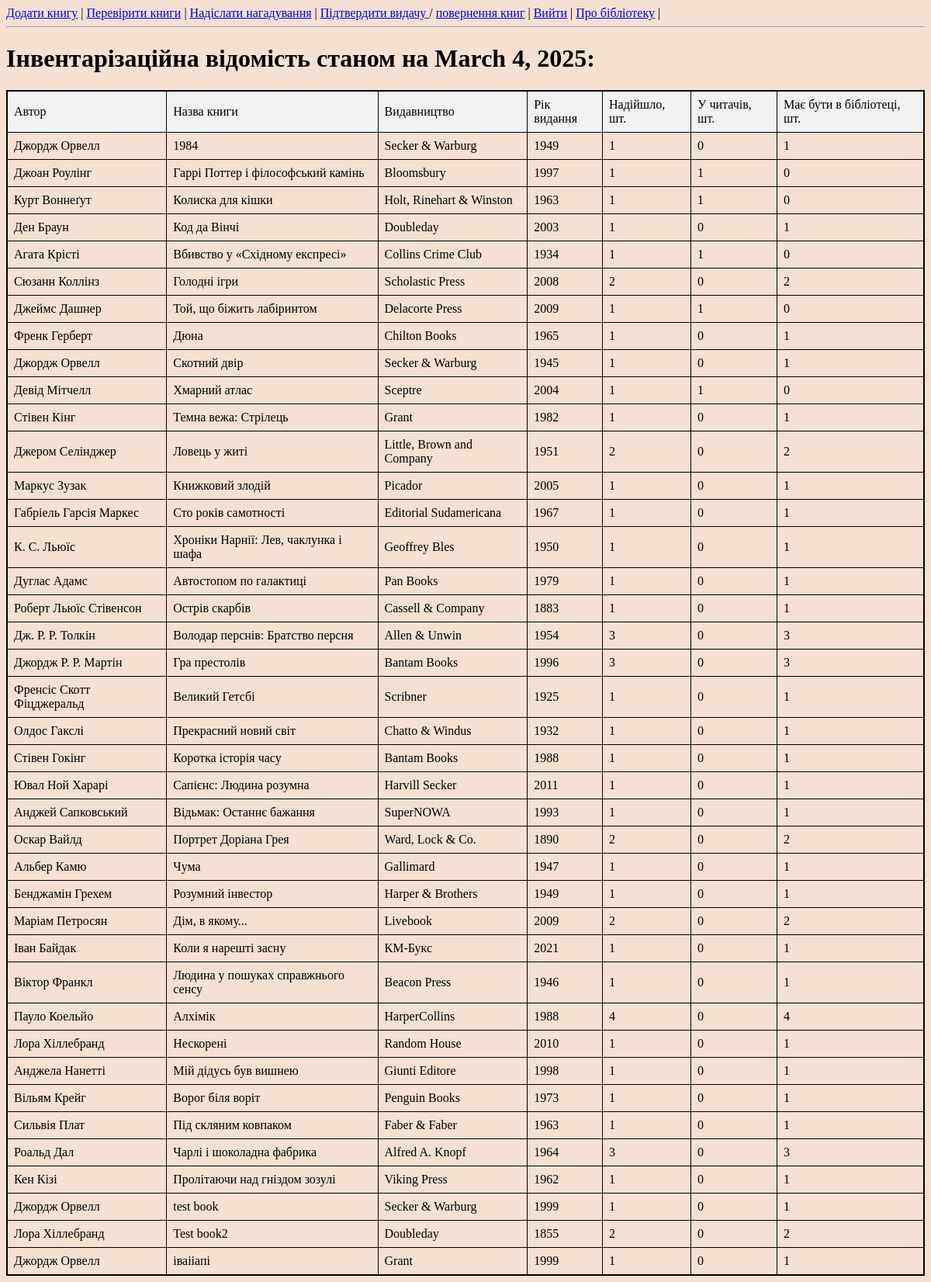
Page /librarian/inventory/ (signed in) on the committed database.
### book/models.py (models this page shows, shortened)
class Books(models.Model):
    title = models.CharField(max_length=250)
    author = models.ForeignKey(Authors, on_delete=models.CASCADE)
    genre = models.ForeignKey(Genres, on_delete=models.CASCADE)
    publisher = models.ForeignKey(Publishers, on_delete=models.CASCADE)
    publish_year = models.IntegerField()
    reception_date = models.DateField()
    cover = models.ImageField(upload_to='covers/')
    rating = models.FloatField(default=5)
    quantity = models.IntegerField(default=0)

class Authors(models.Model):
    name = models.CharField(max_length=100)
    bio = models.TextField()
    rating = models.FloatField(default=5)

class Publishers(models.Model):
    name = models.CharField(max_length=100)
    rating = models.FloatField(default=5)

### librarian/views.py (the view)
# urls.py: path('inventory/', views.inventory, name='inventory_page'),
@login_required(login_url="/")
def inventory(request): # перевірити залишки по книгах - які є в бібліотеці, які "на руках"
    if request.method == 'GET':
        inv_date = datetime.date.today()
        books = Books.objects.all()
        for book in books:
            borrowed_qty = Borrowed.objects.filter(book_id=book, status="reader").count()
            book.borrowed_qty = borrowed_qty
            book.available_qty = book.quantity - borrowed_qty
        return render(request, "inventory.html", {'books': books, 'inv_date': inv_date})
    else:
        pass

### templates/inventory.html (shortened to what this page needs)
<!DOCTYPE html>
<html lang="en">
<head>
    <link rel="stylesheet" type="text/css" href="/static/styles.css">
</head>
{% include 'menu_lib.html' %}
<body>
    <h1>Інвентарізаційна відомість станом на <b>{{ inv_date }}:</b></h1>
    <table>
    <thead>
        <tr>
        <td> Автор </td>
        <td> Назва книги </td>
        <td> Видавництво </td>
        <td> Рік видання </td>
        <td> Надійшло, шт. </td>
        <td> У читачів, шт. </td>
        <td> Має бути в бібліотеці, шт. </td>  </tr>
    </thead>
    {% for book in books %}
      <tr>
        <td> {{ book.author.name }} </td>
        <td> {{ book.title }} </td>
        <td> {{ book.publisher.name }} </td>
        <td> {{ book.publish_year }} </td>
        <td> {{ book.quantity }} </td>
        <td> {{ book.borrowed_qty }} </td>
        <td> {{ book.available_qty }} </td>
      </tr>
    {% endfor %}
    </table>
</body>
</html>

### static/styles.css (style rules this page uses)
table { width: 100%; border-collapse: collapse; border: 2px solid black; }
th, td { border: 1px solid black; padding: 8px; text-align: left; }
thead { background-color: #f2f2f2; }
body { background-color: #f4e1d2; }

### rows in the picture
Books: author.name "Джордж Орвелл", title "1984", publisher.name "Secker & Warburg", publish_year "1949", quantity "1", borrowed_qty "0", available_qty "1"
Books: author.name "Джоан Роулінг", title "Гаррі Поттер і філософський камінь", publisher.name "Bloomsbury", publish_year "1997", quantity "1", borrowed_qty "1", available_qty "0"
Books: author.name "Курт Воннеґут", title "Колиска для кішки", publisher.name "Holt, Rinehart & Winston", publish_year "1963", quantity "1", borrowed_qty "1", available_qty "0"
Books: author.name "Ден Браун", title "Код да Вінчі", publisher.name "Doubleday", publish_year "2003", quantity "1", borrowed_qty "0", available_qty "1"
Books: author.name "Агата Крісті", title "Вбивство у «Східному експресі»", publisher.name "Collins Crime Club", publish_year "1934", quantity "1", borrowed_qty "1", available_qty "0"
Books: author.name "Сюзанн Коллінз", title "Голодні ігри", publisher.name "Scholastic Press", publish_year "2008", quantity "2", borrowed_qty "0", available_qty "2"
Books: author.name "Джеймс Дашнер", title "Той, що біжить лабіринтом", publisher.name "Delacorte Press", publish_year "2009", quantity "1", borrowed_qty "1", available_qty "0"
Books: author.name "Френк Герберт", title "Дюна", publisher.name "Chilton Books", publish_year "1965", quantity "1", borrowed_qty "0", available_qty "1"
Books: author.name "Джордж Орвелл", title "Скотний двір", publisher.name "Secker & Warburg", publish_year "1945", quantity "1", borrowed_qty "0", available_qty "1"
Books: author.name "Девід Мітчелл", title "Хмарний атлас", publisher.name "Sceptre", publish_year "2004", quantity "1", borrowed_qty "1", available_qty "0"
Books: author.name "Стівен Кінг", title "Темна вежа: Стрілець", publisher.name "Grant", publish_year "1982", quantity "1", borrowed_qty "0", available_qty "1"
Books: author.name "Джером Селінджер", title "Ловець у житі", publisher.name "Little, Brown and Company", publish_year "1951", quantity "2", borrowed_qty "0", available_qty "2"
Books: author.name "Маркус Зузак", title "Книжковий злодій", publisher.name "Picador", publish_year "2005", quantity "1", borrowed_qty "0", available_qty "1"
Books: author.name "Габріель Гарсія Маркес", title "Сто років самотності", publisher.name "Editorial Sudamericana", publish_year "1967", quantity "1", borrowed_qty "0", available_qty "1"
Books: author.name "К. С. Льюїс", title "Хроніки Нарнії: Лев, чаклунка і шафа", publisher.name "Geoffrey Bles", publish_year "1950", quantity "1", borrowed_qty "0", available_qty "1"
Books: author.name "Дуглас Адамс", title "Автостопом по галактиці", publisher.name "Pan Books", publish_year "1979", quantity "1", borrowed_qty "0", available_qty "1"
Books: author.name "Роберт Льюїс Стівенсон", title "Острів скарбів", publisher.name "Cassell & Company", publish_year "1883", quantity "1", borrowed_qty "0", available_qty "1"
Books: author.name "Дж. Р. Р. Толкін", title "Володар перснів: Братство персня", publisher.name "Allen & Unwin", publish_year "1954", quantity "3", borrowed_qty "0", available_qty "3"
Books: author.name "Джордж Р. Р. Мартін", title "Гра престолів", publisher.name "Bantam Books", publish_year "1996", quantity "3", borrowed_qty "0", available_qty "3"
Books: author.name "Френсіс Скотт Фіцджеральд", title "Великий Гетсбі", publisher.name "Scribner", publish_year "1925", quantity "1", borrowed_qty "0", available_qty "1"
Books: author.name "Олдос Гакслі", title "Прекрасний новий світ", publisher.name "Chatto & Windus", publish_year "1932", quantity "1", borrowed_qty "0", available_qty "1"
Books: author.name "Стівен Гокінг", title "Коротка історія часу", publisher.name "Bantam Books", publish_year "1988", quantity "1", borrowed_qty "0", available_qty "1"
Books: author.name "Ювал Ной Харарі", title "Сапієнс: Людина розумна", publisher.name "Harvill Secker", publish_year "2011", quantity "1", borrowed_qty "0", available_qty "1"
Books: author.name "Анджей Сапковський", title "Відьмак: Останнє бажання", publisher.name "SuperNOWA", publish_year "1993", quantity "1", borrowed_qty "0", available_qty "1"
Books: author.name "Оскар Вайлд", title "Портрет Доріана Грея", publisher.name "Ward, Lock & Co.", publish_year "1890", quantity "2", borrowed_qty "0", available_qty "2"
Books: author.name "Альбер Камю", title "Чума", publisher.name "Gallimard", publish_year "1947", quantity "1", borrowed_qty "0", available_qty "1"
Books: author.name "Бенджамін Грехем", title "Розумний інвестор", publisher.name "Harper & Brothers", publish_year "1949", quantity "1", borrowed_qty "0", available_qty "1"
Books: author.name "Маріам Петросян", title "Дім, в якому...", publisher.name "Livebook", publish_year "2009", quantity "2", borrowed_qty "0", available_qty "2"
Books: author.name "Іван Байдак", title "Коли я нарешті засну", publisher.name "КМ-Букс", publish_year "2021", quantity "1", borrowed_qty "0", available_qty "1"
Books: author.name "Віктор Франкл", title "Людина у пошуках справжнього сенсу", publisher.name "Beacon Press", publish_year "1946", quantity "1", borrowed_qty "0", available_qty "1"
Books: author.name "Пауло Коельйо", title "Алхімік", publisher.name "HarperCollins", publish_year "1988", quantity "4", borrowed_qty "0", available_qty "4"
Books: author.name "Лора Хіллебранд", title "Нескорені", publisher.name "Random House", publish_year "2010", quantity "1", borrowed_qty "0", available_qty "1"
Books: author.name "Анджела Нанетті", title "Мій дідусь був вишнею", publisher.name "Giunti Editore", publish_year "1998", quantity "1", borrowed_qty "0", available_qty "1"
Books: author.name "Вільям Крейг", title "Ворог біля воріт", publisher.name "Penguin Books", publish_year "1973", quantity "1", borrowed_qty "0", available_qty "1"
Books: author.name "Сильвія Плат", title "Під скляним ковпаком", publisher.name "Faber & Faber", publish_year "1963", quantity "1", borrowed_qty "0", available_qty "1"
Books: author.name "Роальд Дал", title "Чарлі і шоколадна фабрика", publisher.name "Alfred A. Knopf", publish_year "1964", quantity "3", borrowed_qty "0", available_qty "3"
Books: author.name "Кен Кізі", title "Пролітаючи над гніздом зозулі", publisher.name "Viking Press", publish_year "1962", quantity "1", borrowed_qty "0", available_qty "1"
Books: author.name "Джордж Орвелл", title "test book", publisher.name "Secker & Warburg", publish_year "1999", quantity "1", borrowed_qty "0", available_qty "1"
Books: author.name "Лора Хіллебранд", title "Test book2", publisher.name "Doubleday", publish_year "1855", quantity "2", borrowed_qty "0", available_qty "2"
Books: author.name "Джордж Орвелл", title "іваііапі", publisher.name "Grant", publish_year "1999", quantity "1", borrowed_qty "0", available_qty "1"
